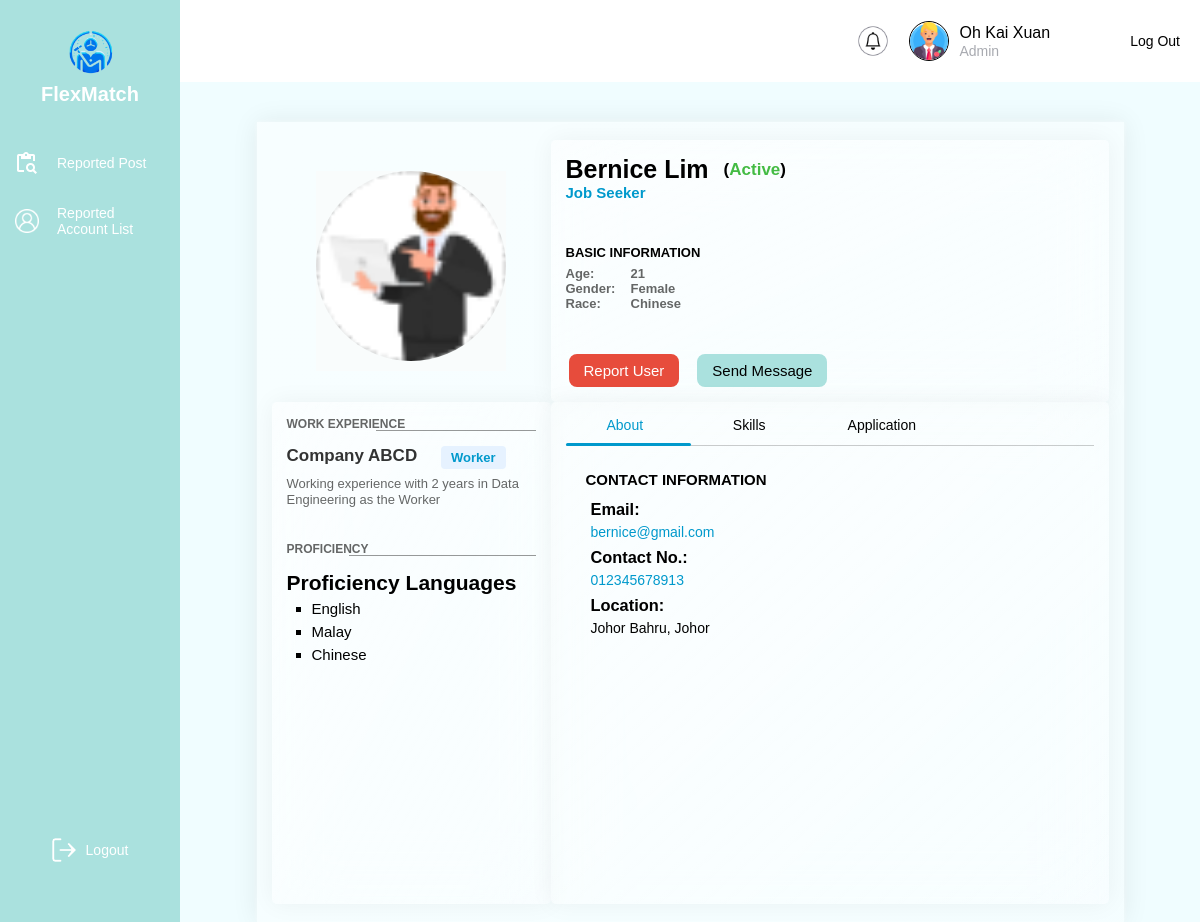
Screenshot of /Admin/view_jobseeker_profile.php?userID=JS003 (signed in) with the database file from the repository.
### tables this page shows
CREATE TABLE jobseeker (
  userID varchar(10) PRIMARY KEY,  
  fullName VARCHAR(100) NOT NULL,  
  email varchar(100) NOT NULL,  
  contactNo varchar(15) NOT NULL,  
  age varchar(3),  
  gender varchar(10),  
  race varchar(50),  
  location varchar(100),  
  state varchar(50),  
  position varchar(100),  
  company varchar(255),  
  workExperience varchar(50),  
  language varchar(255),  
  hardSkill text,  
  softSkill text,  
  profilePic varchar(100) DEFAULT NULL,  
  accountStatus ENUM(
      'Active', 
      'Inactive', 
      'Suspended-Temporary-6M', 
      'Suspended-Temporary-2Y', 
      'Suspended-Temporary-5Y', 
      'Suspended-Permanently'
  ) DEFAULT 'Active',  
  warningHistory INT DEFAULT 0,  
  suspensionEndDate DATETIME NULL,  
  FOREIGN KEY (userID) REFERENCES login(userID) ON DELETE CASCADE  
);

### Admin/view_jobseeker_profile.php (the view, shortened to what this page needs)
<?php
include('../database/config.php');
include('admin.php');
$targetUserID = mysqli_real_escape_string($con, $_GET['userID'] ?? $_SESSION['userID']);
$sql = mysqli_query($con, "SELECT * FROM jobseeker WHERE userID='$targetUserID'");
$data = mysqli_fetch_array($sql);
?>
<!DOCTYPE html>
<html lang="en">
<head>
    <link rel="stylesheet" href="../css/view_profile.css">
</head>
<body>
    <div class="profile-con">
    <span class="main_bg"></span>
    <div class="container">
        <section class="userProfile card">
            <div class="card-body">
                <section>
                    <div class="profile">
                        <figure><img src="../images/JobSeeker.png" alt="profile" width="250px" height="250px"></figure>
                    </div>
                </section>
            </div>
        </section>
        <section class="work_skills card">
            <div class="work">
                <h1 class="heading">work experience</h1>
                <div class="primary">
                    <div class="tag">
                        <h1><?PHP echo $data['company'];?>
                            <span><?PHP echo $data['position'];?></span>
                        </h1>
                    </div>
                    <p>Working experience with <?PHP echo $data['workExperience'];?>
                    as the <?PHP echo $data['position'];?>
                    </p>
                </div>
                <br>
            <div class="languages">
                <h1 class="heading">Proficiency</h1>
                <?php $languages = explode(",", $data['language']); ?>
                <h1>Proficiency Languages</h1>
                <ul>
                <?php if (!empty($languages)): ?>
                    <?php foreach ($languages as $index => $langs): ?>
                        <?php if ($index >= 0): ?>
                            <li><?php echo htmlspecialchars($langs); ?></li>
                        <?php endif; ?>
                    <?php endforeach; ?>
                <?php endif; ?>
                </ul>
            </div>
        </section>
        <section class="userDetails card">
            <div class="userName">
                <div class="acc-status">
                <h1 class="name"><?PHP echo $data['fullName'];?></h1>
                    <?php $statusColor = '';
                    if ($data['accountStatus'] == 'Active') {
                        $statusColor = '#44bb44';
                    } else if ($data['accountStatus'] == 'Inactive') {
                        $statusColor = '#757575';
                    } else if ($data['accountStatus'] == 'Suspended-Temporary-6M' || $data['accountStatus'] == 'Suspended-Temporary-2Y' || $data['accountStatus'] == 'Suspended-Temporary-5Y' || $data['accountStatus'] == 'Suspended-Permanently') {
                        $statusColor = 'red';
                    }?>
                    <span>(<span style="color: <?php echo $statusColor; ?>;"><?PHP echo $data['accountStatus'];?></span>)</span>
                </div>
                <p>Job Seeker</p>
            </div>
            <div class="basic-info">
                <h1 class="heading">Basic Information</h1>
                <ul class="jobseeker-info">
                    <li class="age">
                        <h1 class="title">Age: </h1>
                        <span class="info"> <?PHP echo $data['age'];?></span>
                    </li>
                    <li class="gender">
                        <h1 class="title">Gender: </h1>
                        <span class="info"> <?PHP echo $data['gender'];?></span>
                    </li>
                    <li class="race">
                        <h1 class="title">Race: </h1>
                        <span class="info"> <?PHP echo $data['race'];?></span>
                    </li>
                </ul>
            </div>
            <div class="btns">
                <ul>
                    <li class="reportUser">
                        <button style="margin-left: 3px;"class="btn report" onClick="window.location.href='suspendAccount.php?userID=<?php echo $targetUserID;?>'">Report User</button>
                    </li>
                    <li class="sendmsg">
                        <button class="btn message">Send Message</button>
                    </li>
                </ul>
            </div>
        </section>
        <section class="timeline_about card">
            <div class="tabs">
                <nav>
                    <label for="about" class="about">About</label>
                    <label for="skill" class="skill">&nbsp;&nbsp;Skills</label>
                    <label for="application" class="application">Application</label>
                    <div class="slider"></div>
                </nav>
                <section class="sec-con">
                    <div class="content content-1">
                        <h1 class="heading">Contact Information</h1>
                        <ul>
                            <li class="email">
                                <h1 class="title">Email: </h1>
                                <span class="info"> <?PHP echo $data['email'];?></span>
                            </li>
                            <li class="phone">
                                <h1 class="title">Contact No.: </h1>
                                <span class="info"> <?PHP echo $data['contactNo'];?></span>
                            </li>
                            <li class="location">
                                <h1 class="title">Location: </h1>
                                <span class="info"> <?PHP echo $data['location'];?>, <?PHP echo $data['state'];?></span>
                            </li>
                        </ul>
                    </div>
                </section>
            </div>
        </section>
    </div>
    </div>
</body>
</html>

### Admin/admin.php (shortened to what this page needs)
<?php
include '../database/config.php';
$userID = $_SESSION['userID'];
$query = $con->prepare("
    SELECT admin.fullName
    FROM admin
    INNER JOIN login ON admin.userID = login.userID
    WHERE admin.userID = ?
");
$query->bind_param("s", $userID);
$query->execute();
$result = $query->get_result();
if ($result && $result->num_rows > 0) {
    $admin = $result->fetch_assoc();
    $fullName = $admin['fullName'];
} else {
    $fullName = "Admin";
}
?>
<!DOCTYPE html>
<html lang="en">
<head>
</head>
<body>
    <div class="sidebar">
        <div class="logo-section">
            <img src="../images/FlexMatchLogo.png" alt="FlexMatch Logo" class="logo-image">
            <h1 class="logo-text">FlexMatch</h1>
        </div>
        <nav class="menu">
            <div class="menu-item">
                <img src="../images/content_paste_search.png" alt="Review Report Icon" class="menu-icon">
                <span onclick="location.href='reviewReport.php'">Reported Post</span>
            </div>
            <div class="menu-item">
                <img src="../images/reported_account.png" alt="Review Report Icon" class="menu-icon">
                <span onclick="location.href='accountIssueList.php'">Reported Account List</span>
            </div>
        </nav>
        <div class="logout" onclick="location.href='../login.html'">
            <img src="../images/vector.png" alt="Logout Icon" class="menu-icon">
            <span class="logout-text">Logout</span>
        </div>
    </div>
    <header class="header">
        <div class="header-right">
                <div class="notification-item1">
                    <img src="../images/Notification.png" alt="Notification Icon" class="notification-icon">
                </div>
            <img src="../images/Admin.png" alt="User Image" class="profile-image">
            <div class="user-info">
                <span class="user-name"><?php echo htmlspecialchars($fullName); ?></span>
                <span class="user-role">Admin</span>
            </div>
        </div>
        <span class="logout-button" onclick="location.href='../login.html'">Log Out</span>
    </header>
    <section class="content">
    </section>
</body>
</html>

### Admin/admin.php (style rules this page uses)
* { margin: 0; padding: 0; box-sizing: border-box; font-family: Arial, sans-serif; }
body { display: flex; flex-direction: column; min-height: 100vh; background: #F0FDFF; }
.sidebar { position: fixed; width: 180px; height: 100%; background: #AAE1DE; display: flex; flex-direction: column; align-items: center; padding-top: 20px; }
.logo-section { text-align: center; margin-bottom: 30px; }
.logo-image { width: 70px; }
.logo-text { font-weight: bold; font-size: 20px; color: #FFFFFF; }
.menu { width: 100%; }
.menu-item, .logout { display: flex; align-items: center; padding: 15px; cursor: pointer; color: #FFFFFF; font-size: 14px; font-family: 'Cabin', sans-serif; font-weight: 400; gap: 18px; border-radius: 8px; }
.menu-icon { width: 24px; height: 24px; }
.logout { margin-top: auto; margin-bottom: 50px; padding: 10px 15px; cursor: pointer; font-size: 14px; color: #FFFFFF; display: flex; align-items: center; gap: 10px; }
.logout-text { color: #FFFFFF; font-size: 14px; font-family: 'Arial', sans-serif; font-weight: 400; }
.header { background: #FFFFFF; padding: 10px 20px; display: flex; justify-content: flex-end; align-items: center; position: sticky; z-index: 1000; left: 180px; top: 0; width: calc(100% - 180px) }
.header-right { display: flex; align-items: center; gap: 10px; }
.notification-icon { width: 32px; height: 32px; cursor: pointer; }
.profile-image { width: 40px; height: 40px; border-radius: 50%; border: 0.1px solid #000000; cursor: pointer; }
.user-info { display: flex; flex-direction: column; text-align: left; }
.user-name { font-weight: 500; font-size: 16px; line-height: 20px; color: #000000; }
.user-role { font-size: 14px; color: #A8AAB0; }
.logout-button { font-size: 14px; color: #000000; border: none; background: none; cursor: pointer; margin-left: 80px; transition: color 0.3s ease; }
.content { padding: 20px; text-align: center; display: flex; flex-direction: column; gap: 20px; align-items: center; justify-content: flex-start; }
.notification-item1 { display: flex; flex-direction: row; justify-content: space-between; padding: 10px; margin: 5px 0; border-radius: 8px; }

### rows the page displays
jobseeker: company "Company ABCD", position "Worker", workExperience "2 years in Data Engineering", language "English", language "Malay", language "Chinese", fullName "Bernice Lim", accountStatus "Active", age "21", gender "Female", race "Chinese", email "bernice@gmail.com", contactNo "012345678913", location "Johor Bahru", state "Johor"

### other values shown
$fullName "Oh Kai Xuan"
